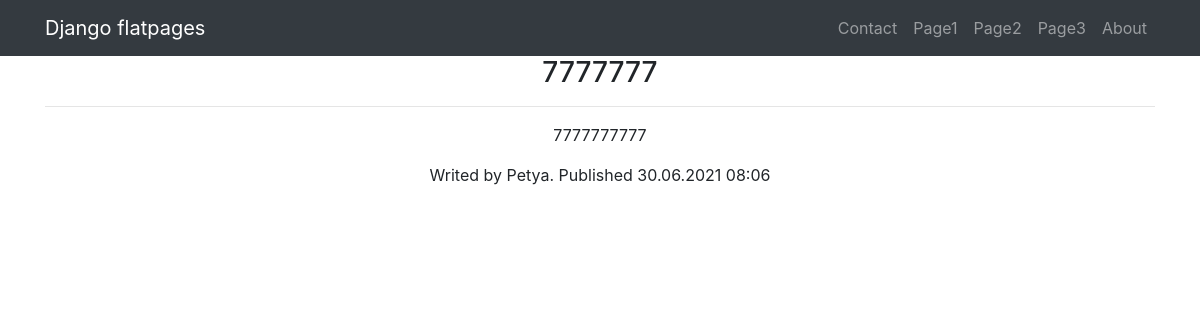
/news/135, run on the app's committed database.
### news/models.py (models this page shows, shortened)
class Post(models.Model):
    category = models.ManyToManyField(Category, through='PostCategory')
    author = models.ForeignKey(Author, on_delete=models.CASCADE)
    post_type = models.CharField(max_length=2, choices=[(
        'AR', 'Article'), ('NW', 'News')], default='NW')
    date = models.DateTimeField(auto_now_add=True)
    title = models.CharField(max_length=128)
    content = models.TextField(blank=True)
    rating = models.IntegerField(default=0)
    category_id = models.ForeignKey(Category, null=True, on_delete=models.CASCADE, related_name='category_id')

class Author(models.Model):
    authorUser = models.OneToOneField(User, on_delete=models.CASCADE)
    authorRating = models.IntegerField(default=0)

### news/views.py (the view)
# urls.py: path('<int:pk>', PostDetail.as_view()),
class PostDetail(DetailView):
    model = Post
    template_name = 'detailpost.html'
    context_object_name = 'post'

### news/templatetags/custom_filters.py (called while the page is built)
@register.filter(name='censor')
def censor(value):
    obscene_values = [
        'word1', 'word2', 'word3', 'title_number_4'
    ]
    if isinstance(value, str):
        for i in value.split():
            if i in obscene_values:
                value = value.replace(i, '***')
    return value

### templates/detailpost.html (shortened to what this page needs)
{% extends 'flatpages/default.html' %}
{% load custom_filters %}
{% block content %}
<h3>{{ post.title|censor }}</h3>
    <hr>
<p>{{ post.content|censor }}</p>
<p>Writed by {{ post.author.authorUser.username }}. Published {{ post.date|date:'d.m.Y h:m' }}</p>
{% endblock content %}

### data on the page
Post: title|censor "7777777", content|censor "7777777777", author.authorUser.username "Petya", date "30.06.2021 08:06"
